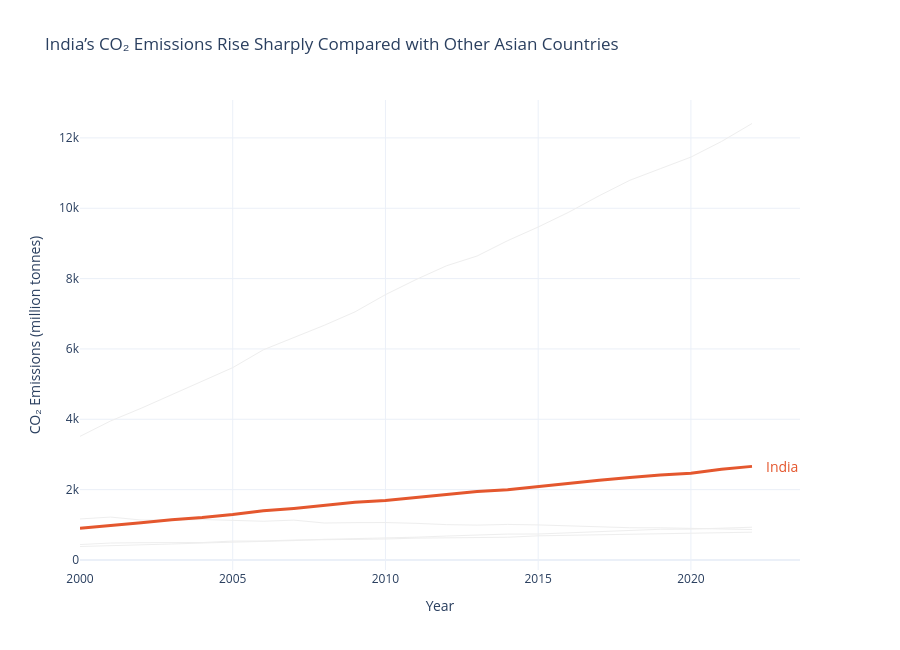

The notebook cell saved with this chart:
### Markdown cell above
---
## Task — Multi-Series Line Chart with Highlight

**What to build:** A line chart showing CO2 emissions over time for **all Asian countries** in the dataset, with one country highlighted.

**Requirements:**
- All countries shown (for context), but only **one highlighted in colour** — your choice which
- All other lines in grey (#EEEEEE), thinner
- Highlighted country **labelled directly** at the end of its line (not in a legend)
- Insight title that names the highlighted country and its story

### Code cell
# Task — Multi-Series Line Chart with Highlight
# ----------------------------------------------

import pandas as pd
import plotly.graph_objects as go

# Step 1: Filter all Asian countries
asia = df[df['Region'] == 'Asia'].copy()

# Step 2: Choose the country to highlight
highlight_country = 'India'

# Step 3: Create the chart
fig = go.Figure()

# Add all other Asian countries in light grey
for country in asia['Country'].unique():

    if country == highlight_country:
        continue

    country_data = (
        asia[asia['Country'] == country]
        .sort_values('Year')
    )

    fig.add_trace(go.Scatter(
        x=country_data['Year'],
        y=country_data['CO2_Mt'],
        mode='lines',
        line=dict(
            color='#EEEEEE',
            width=1
        ),
        name=country,
        showlegend=False,
        hovertemplate=(
            f'{country}<br>'
            'Year: %{x}<br>'
            'CO₂ emissions: %{y:.1f} Mt'
            '<extra></extra>'
        )
    ))

# Step 4: Add India as the highlighted country
highlight_data = (
    asia[asia['Country'] == highlight_country]
    .sort_values('Year')
)

if highlight_data.empty:
    raise ValueError(
        f'{highlight_country} was not found in the Asian data. '
        f'Available countries: {asia["Country"].unique().tolist()}'
    )

fig.add_trace(go.Scatter(
    x=highlight_data['Year'],
    y=highlight_data['CO2_Mt'],
    mode='lines',
    line=dict(
        color='#E4572E',
        width=3
    ),
    name=highlight_country,
    showlegend=False,
    hovertemplate=(
        'India<br>'
        'Year: %{x}<br>'
        'CO₂ emissions: %{y:.1f} Mt'
        '<extra></extra>'
    )
))

# Step 5: Label India directly at the end of its line
last_point = highlight_data.iloc[-1]

fig.add_annotation(
    x=last_point['Year'],
    y=last_point['CO2_Mt'],
    text='India',
    showarrow=False,
    xshift=30,
    font=dict(
        color='#E4572E',
        size=14
    )
)

# Step 6: Add title and improve layout
fig.update_layout(
    title=(
        'India’s CO₂ Emissions Rise Sharply Compared '
        'with Other Asian Countries'
    ),
    xaxis_title='Year',
    yaxis_title='CO₂ Emissions (million tonnes)',
    template='plotly_white',
    hovermode='x unified',
    height=650,
    margin=dict(r=100),
    showlegend=False
)

# Step 7: Display the chart
fig.show()

### Figure 1 — Plotly figure (JSON) as saved in the notebook; plotly's stock layout.template omitted (floating-point values rounded to 4 significant figures)
{"data": [{"hovertemplate": "China<br>Year: %{x}<br>CO₂ emissions: %{y:.1f} Mt<extra></extra>", "line": {"color": "#EEEEEE", "width": 1}, "mode": "lines", "name": "China", "showlegend": false, "type": "scatter", "x": [2000, 2001, 2002, 2003, 2004, 2005, 2006, 2007, 2008, 2009, 2010, 2011, 2012, 2013, 2014, 2015, 2016, 2017, 2018, 2019, 2020, 2021, 2022], "y": [3514.0, 3952.0, 4312.0, 4692.0, 5079.0, 5468.0, 5974.0, 6323.0, 6673.0, 7053.0, 7543.0, 7972.0, 8365.0, 8641.0, 9078.0, 9466.0, 9887.0, 10360.0, 10790.0, 11130.0, 11450.0, 11900.0, 12410.0]}, {"hovertemplate": "Japan<br>Year: %{x}<br>CO₂ emissions: %{y:.1f} Mt<extra></extra>", "line": {"color": "#EEEEEE", "width": 1}, "mode": "lines", "name": "Japan", "showlegend": false, "type": "scatter", "x": [2000, 2001, 2002, 2003, 2004, 2005, 2006, 2007, 2008, 2009, 2010, 2011, 2012, 2013, 2014, 2015, 2016, 2017, 2018, 2019, 2020, 2021, 2022], "y": [1166.0, 1220.0, 1136.0, 1131.0, 1151.0, 1127.0, 1101.0, 1133.0, 1050.0, 1061.0, 1064.0, 1042.0, 1005.0, 990.9, 1010.0, 996.6, 967.4, 925.1, 916.6, 914.5, 902.8, 898.1, 865.1]}, {"hovertemplate": "South Korea<br>Year: %{x}<br>CO₂ emissions: %{y:.1f} Mt<extra></extra>", "line": {"color": "#EEEEEE", "width": 1}, "mode": "lines", "name": "South Korea", "showlegend": false, "type": "scatter", "x": [2000, 2001, 2002, 2003, 2004, 2005, 2006, 2007, 2008, 2009, 2010, 2011, 2012, 2013, 2014, 2015, 2016, 2017, 2018, 2019, 2020, 2021, 2022], "y": [438.1, 481.5, 490.6, 490.8, 494.6, 537.2, 539.0, 566.1, 570.0, 585.4, 595.9, 620.6, 631.1, 649.6, 646.2, 686.5, 704.0, 706.0, 738.5, 750.8, 755.8, 777.3, 789.5]}, {"hovertemplate": "Indonesia<br>Year: %{x}<br>CO₂ emissions: %{y:.1f} Mt<extra></extra>", "line": {"color": "#EEEEEE", "width": 1}, "mode": "lines", "name": "Indonesia", "showlegend": false, "type": "scatter", "x": [2000, 2001, 2002, 2003, 2004, 2005, 2006, 2007, 2008, 2009, 2010, 2011, 2012, 2013, 2014, 2015, 2016, 2017, 2018, 2019, 2020, 2021, 2022], "y": [382.8, 400.4, 430.7, 453.8, 482.6, 501.9, 533.0, 551.8, 586.6, 602.5, 614.5, 647.3, 680.1, 717.7, 736.3, 738.2, 768.8, 813.7, 834.8, 872.3, 876.5, 898.5, 930.5]}, {"hovertemplate": "India<br>Year: %{x}<br>CO₂ emissions: %{y:.1f} Mt<extra></extra>", "line": {"color": "#E4572E", "width": 3}, "mode": "lines", "name": "India", "showlegend": false, "type": "scatter", "x": [2000, 2001, 2002, 2003, 2004, 2005, 2006, 2007, 2008, 2009, 2010, 2011, 2012, 2013, 2014, 2015, 2016, 2017, 2018, 2019, 2020, 2021, 2022], "y": [901.6, 974.6, 1056.0, 1146.0, 1205.0, 1291.0, 1396.0, 1466.0, 1542.0, 1637.0, 1687.0, 1774.0, 1865.0, 1945.0, 1994.0, 2092.0, 2177.0, 2267.0, 2345.0, 2419.0, 2466.0, 2580.0, 2661.0]}], "layout": {"annotations": [{"font": {"color": "#E4572E", "size": 14}, "showarrow": false, "text": "India", "x": 2022, "xshift": 30, "y": 2661.0}], "height": 650, "hovermode": "x unified", "margin": {"r": 100}, "showlegend": false, "title": {"text": "India’s CO₂ Emissions Rise Sharply Compared with Other Asian Countries"}, "xaxis": {"title": {"text": "Year"}}, "yaxis": {"title": {"text": "CO₂ Emissions (million tonnes)"}}}}
